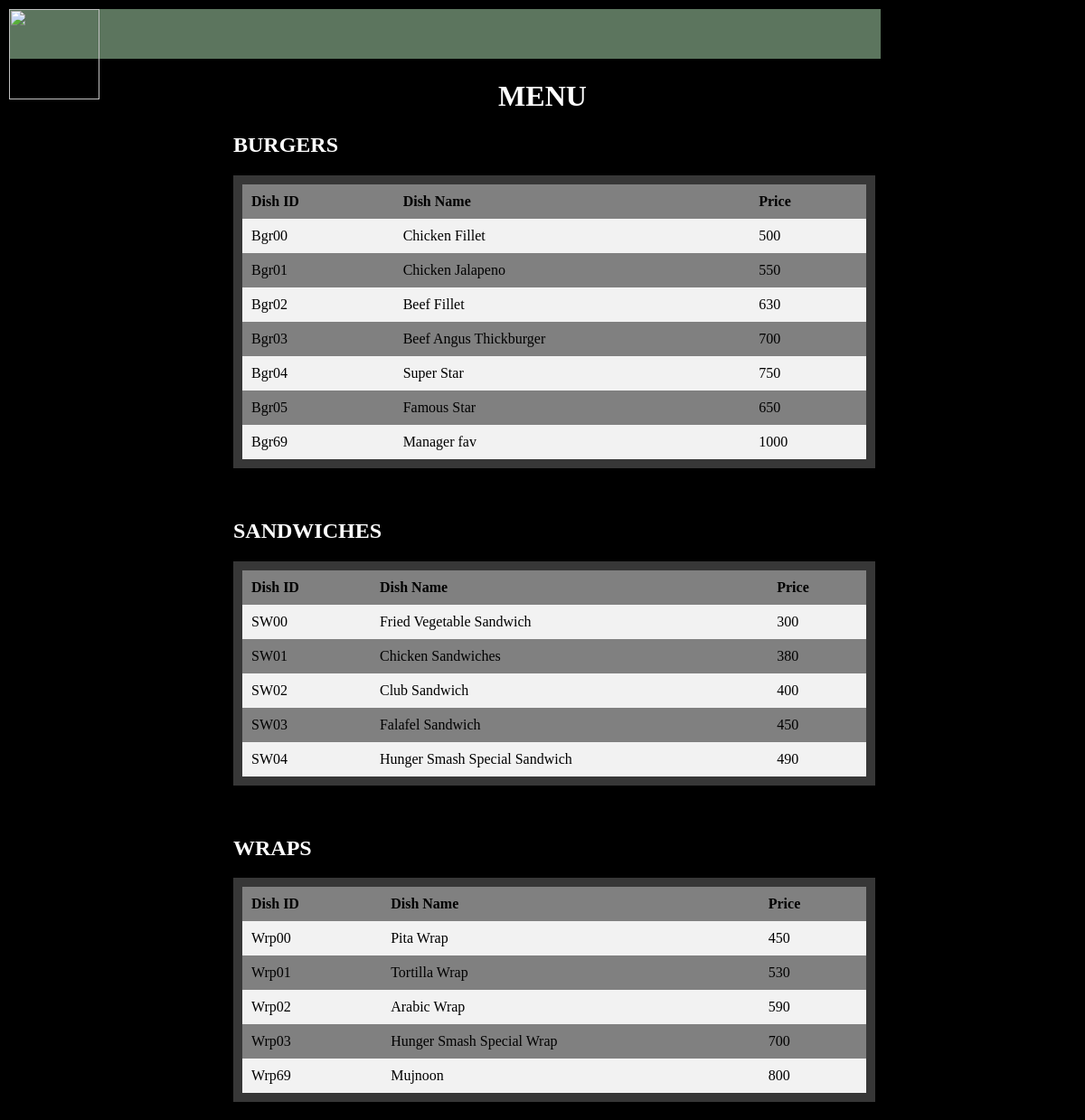
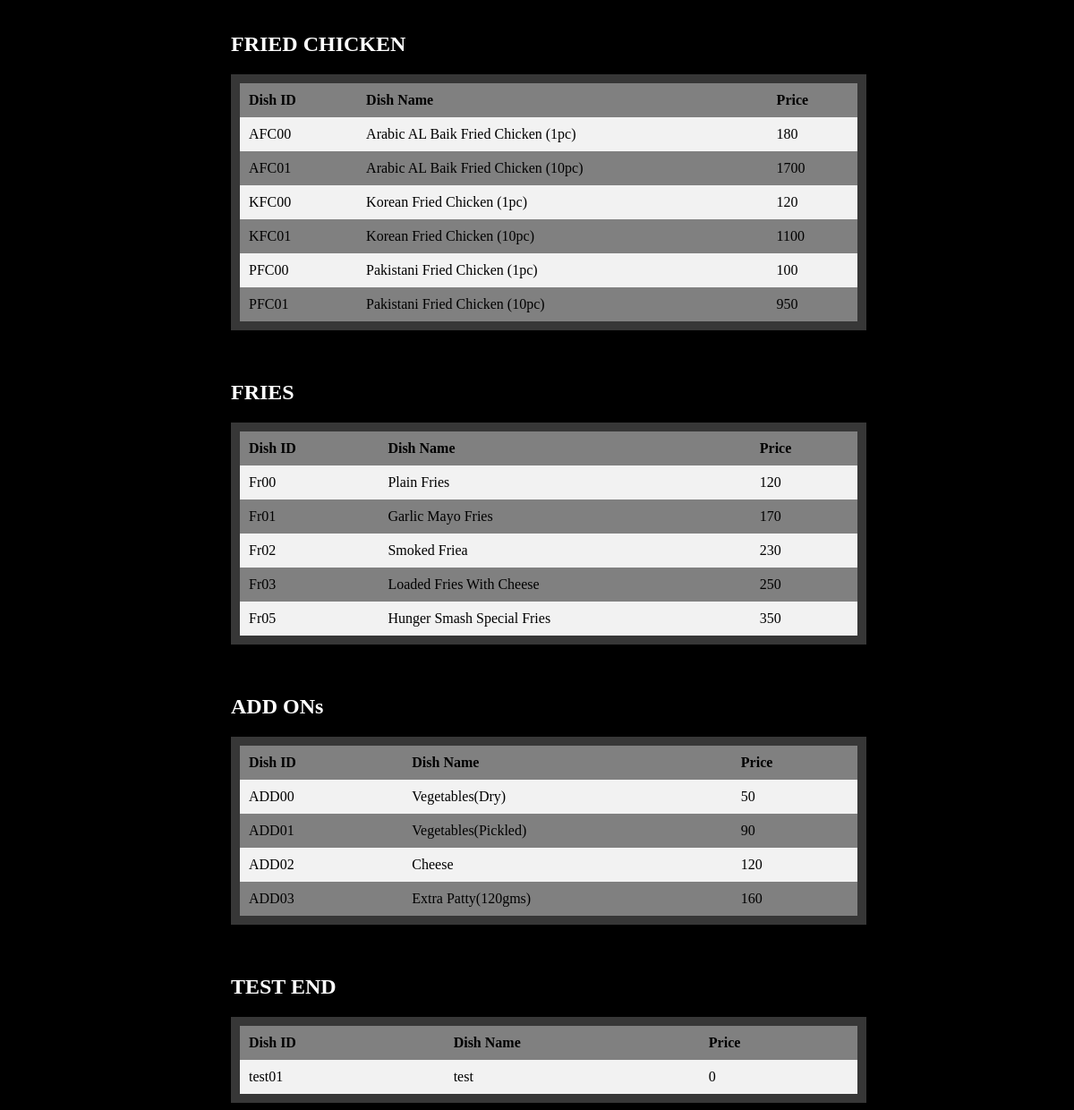
The app's page /hungersmash/displaymenu.php with its own data (2 pictures, top to bottom).
### tables this page shows
CREATE TABLE `dishes` (
  `Dish_id` varchar(6) NOT NULL,
  `category` varchar(30) NOT NULL,
  `D_name` varchar(255) NOT NULL,
  `price` int(11) NOT NULL
);

### hungersmash/displaymenu.php (the view, shortened to what this page needs)
<!DOCTYPE html>
<html>
<head>
<link type="text/css" rel="stylesheet" href="style.css">
</head>
<body style="background-color:black;">
<div class="header">
    <a href="index.php">
        <img src="images/logoo.png" alt="" width="100" height="100" >
      </a>
</div>
<h1  style="text-align:center;" style="font-size:300%;"><b style="color:white;">MENU</b></h1>
<h2  style="margin-left: 250px" style="font-size:300%;"><b style="color:white;">BURGERS</b></h2>
<table>
  <tr>
    <th>Dish ID</th>
    <th>Dish Name</th>
    <th>Price</th>
  </tr>
  <?php
    $conn=mysqli_connect("localhost","root","","rsm");
    $q="select Dish_id, D_name, price from dishes where category = 'Burgers'";
    $result = mysqli_query($conn,$q);
    if ($result->num_rows > 0) {
        while($row = $result->fetch_assoc()) {
            echo "<tr><td>". $row["Dish_id"]. "</td><td>". $row["D_name"]. "</td><td>" . $row["price"] . "</td></tr>";
        }
        echo "</table>";
    } else {
        echo '<span style="color:#AFA;text-align:center;">0 results</span>';
    }
  ?>
<br><br>
<h2 style="margin-left: 250px" style="font-size:300%;"><b style="color:white;" >SANDWICHES</b></h2>
<table>
  <tr>
    <th>Dish ID</th>
    <th>Dish Name</th>
    <th>Price</th>
  </tr>
  <?php
    $conn=mysqli_connect("localhost","root","","rsm");
    $q="select Dish_id, D_name, price from dishes where category = 'Sandwiches'";
    $result = mysqli_query($conn,$q);
    if ($result->num_rows > 0) {
        while($row = $result->fetch_assoc()) {
            echo "<tr><td>". $row["Dish_id"]. "</td><td>". $row["D_name"]. "</td><td>" . $row["price"] . "</td></tr>";
        }
        echo "</table>";
    } else {
      echo '<span style="color:#AFA;text-align:center;">0 results</span>';
    }
  ?>
<br><br>
<h2  style="margin-left: 250px" style="font-size:300%;"><b style="color:white;">WRAPS</b></h2>
<table>
  <tr>
    <th>Dish ID</th>
    <th>Dish Name</th>
    <th>Price</th>
  </tr>
  <?php
    $conn=mysqli_connect("localhost","root","","rsm");
    $q="select Dish_id, D_name, price from dishes where category = 'Wraps'";
    $result = mysqli_query($conn,$q);
    if ($result->num_rows > 0) {
        while($row = $result->fetch_assoc()) {
            echo "<tr><td>". $row["Dish_id"]. "</td><td>". $row["D_name"]. "</td><td>" . $row["price"] . "</td></tr>";
        }
        echo "</table>";
    } else {
      echo '<span style="color:#AFA;text-align:center;">0 results</span>';
    }
  ?>
<br><br>
<h2  style="margin-left: 250px" style="font-size:300%;"><b style="color:white;">FRIED CHICKEN</b></h2>
<table>
  <tr>
    <th>Dish ID</th>
    <th>Dish Name</th>
    <th>Price</th>
  </tr>
  <?php
    $conn=mysqli_connect("localhost","root","","rsm");
    $q="select Dish_id, D_name, price from dishes where category = 'Fried Chicken'";
    $result = mysqli_query($conn,$q);
    if ($result->num_rows > 0) {
        while($row = $result->fetch_assoc()) {
            echo "<tr><td>". $row["Dish_id"]. "</td><td>". $row["D_name"]. "</td><td>" . $row["price"] . "</td></tr>";
        }
        echo "</table>";
    } else {
      echo '<span style="color:#AFA;text-align:center;">0 results</span>';
    }
  ?>
<br><br>
<h2  style="margin-left: 250px" style="font-size:300%;"><b style="color:white;">FRIES</b></h2>
<table>
  <tr>
    <th>Dish ID</th>
    <th>Dish Name</th>
    <th>Price</th>
  </tr>
  <?php
    $conn=mysqli_connect("localhost","root","","rsm");
    $q="select Dish_id, D_name, price from dishes where category = 'Fries'";
    $result = mysqli_query($conn,$q);
    if ($result->num_rows > 0) {
        while($row = $result->fetch_assoc()) {
            echo "<tr><td>". $row["Dish_id"]. "</td><td>". $row["D_name"]. "</td><td>" . $row["price"] . "</td></tr>";
        }
        echo "</table>";
    } else {
      echo '<span style="color:#AFA;text-align:center;">0 results</span>';
    }
  ?>
<br><br>
<h2  style="margin-left: 250px" style="font-size:300%;"><b style="color:white;">ADD ONs</b></h2>
<table>
  <tr>
    <th>Dish ID</th>
    <th>Dish Name</th>
    <th>Price</th>
  </tr>
  <?php
    $conn=mysqli_connect("localhost","root","","rsm");
    $q="select Dish_id, D_name, price from dishes where category = 'Add Ons'";
    $result = mysqli_query($conn,$q);
    if ($result->num_rows > 0) {
        while($row = $result->fetch_assoc()) {
            echo "<tr><td>". $row["Dish_id"]. "</td><td>". $row["D_name"]. "</td><td>" . $row["price"] . "</td></tr>";
        }
        echo "</table>";
    } else {
      echo '<span style="color:#AFA;text-align:center;">0 results</span>';
    }
  ?>
<br><br>
<h2  style="margin-left: 250px" style="font-size:300%;"><b style="color:white;">TEST END</b></h2>
<table>
  <tr>
    <th>Dish ID</th>
    <th>Dish Name</th>
    <th>Price</th>
  </tr>
  <?php
    $conn=mysqli_connect("localhost","root","","rsm");
    $q="select Dish_id, D_name, price from dishes where category = 'test'";
    $result = mysqli_query($conn,$q);
    if ($result->num_rows > 0) {
        while($row = $result->fetch_assoc()) {
            echo "<tr><td>". $row["Dish_id"]. "</td><td>". $row["D_name"]. "</td><td>" . $row["price"] . "</td></tr>";
        }
        echo "</table>";
    } else {
      echo '<span style="color:#AFA;text-align:center;">0 results</span>';
    }
  ?>
</body>
</html>

### hungersmash/css/style.css (style rules this page uses)
.header { background:#5c755e; height:55px; width: 964px; border: solid 2px #000; color:white; }

### hungersmash/displaymenu.php (style rules this page uses)
table { border-collapse: collapse; border-spacing: 0; width: 60%; border: 10px solid #373737; margin-left: 250px; }
th, td { text-align: left; color: #000; padding: 10px; }
tr:nth-child(even) { background-color: #f2f2f2; }
tr:nth-child(odd) { background-color: grey; }

### records on screen
dishes: Dish_id "Bgr00", D_name "Chicken Fillet", price "500"
dishes: Dish_id "Bgr01", D_name "Chicken Jalapeno", price "550"
dishes: Dish_id "Bgr02", D_name "Beef Fillet", price "630"
dishes: Dish_id "Bgr03", D_name "Beef Angus Thickburger", price "700"
dishes: Dish_id "Bgr04", D_name "Super Star", price "750"
dishes: Dish_id "Bgr05", D_name "Famous Star", price "650"
dishes: Dish_id "Bgr69", D_name "Manager fav", price "1000"
dishes: Dish_id "SW00", D_name "Fried Vegetable Sandwich", price "300"
dishes: Dish_id "SW01", D_name "Chicken Sandwiches", price "380"
dishes: Dish_id "SW02", D_name "Club Sandwich", price "400"
dishes: Dish_id "SW03", D_name "Falafel Sandwich", price "450"
dishes: Dish_id "SW04", D_name "Hunger Smash Special Sandwich", price "490"
dishes: Dish_id "Wrp00", D_name "Pita Wrap", price "450"
dishes: Dish_id "Wrp01", D_name "Tortilla Wrap", price "530"
dishes: Dish_id "Wrp02", D_name "Arabic Wrap", price "590"
dishes: Dish_id "Wrp03", D_name "Hunger Smash Special Wrap", price "700"
dishes: Dish_id "Wrp69", D_name "Mujnoon", price "800"
dishes: Dish_id "AFC00", D_name "Arabic AL Baik Fried Chicken (1pc)", price "180"
dishes: Dish_id "AFC01", D_name "Arabic AL Baik Fried Chicken (10pc)", price "1700"
dishes: Dish_id "KFC00", D_name "Korean Fried Chicken (1pc)", price "120"
dishes: Dish_id "KFC01", D_name "Korean Fried Chicken (10pc)", price "1100"
dishes: Dish_id "PFC00", D_name "Pakistani Fried Chicken (1pc)", price "100"
dishes: Dish_id "PFC01", D_name "Pakistani Fried Chicken (10pc)", price "950"
dishes: Dish_id "Fr00", D_name "Plain Fries", price "120"
dishes: Dish_id "Fr01", D_name "Garlic Mayo Fries", price "170"
dishes: Dish_id "Fr02", D_name "Smoked Friea", price "230"
dishes: Dish_id "Fr03", D_name "Loaded Fries With Cheese", price "250"
dishes: Dish_id "Fr05", D_name "Hunger Smash Special Fries", price "350"
dishes: Dish_id "ADD00", D_name "Vegetables(Dry)", price "50"
dishes: Dish_id "ADD01", D_name "Vegetables(Pickled)", price "90"
dishes: Dish_id "ADD02", D_name "Cheese", price "120"
dishes: Dish_id "ADD03", D_name "Extra Patty(120gms)", price "160"
dishes: Dish_id "test01", D_name "test", price "0"
